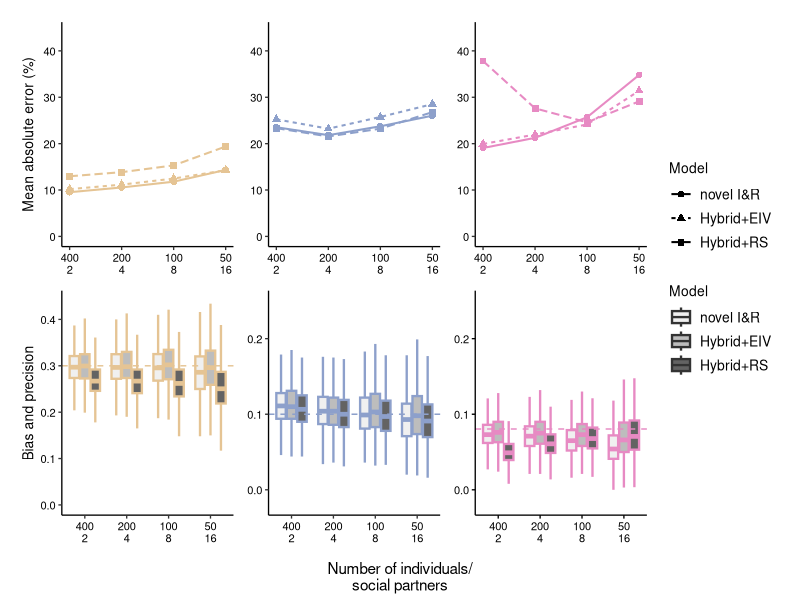

Recreate this plot in R.
library(dplyr)
library(stringr)
library(patchwork)
library(ggplot2)
library(RColorBrewer)
library(forcats)

setwd("~/Social-impact-and-responsiveness/Model_comparison")

df1_800_400_2_1x  <-read.csv("res_800_400_2_1x_M1.csv")
df1_800_200_4_1x  <-read.csv("res_800_200_4_1x_M1.csv")
df1_800_100_8_1x  <-read.csv("res_800_100_8_1x_M1.csv")
df1_800_50_16_1x  <-read.csv("res_800_50_16_1x_M1.csv")

df4_800_400_2_1x  <-read.csv("res_800_400_2_1x_M4.csv")
df4_800_200_4_1x  <-read.csv("res_800_200_4_1x_M4.csv")
df4_800_100_8_1x  <-read.csv("res_800_100_8_1x_M4.csv")
df4_800_50_16_1x  <-read.csv("res_800_50_16_1x_M4.csv")

df5_800_400_2_1x  <-read.csv("res_800_400_2_1x_M5.csv")
df5_800_200_4_1x  <-read.csv("res_800_200_4_1x_M5.csv")
df5_800_100_8_1x  <-read.csv("res_800_100_8_1x_M5.csv")
df5_800_50_16_1x  <-read.csv("res_800_50_16_1x_M5.csv")

df <- gdata::combine(
  df1_800_400_2_1x, 
  df1_800_200_4_1x, 
  df1_800_100_8_1x,
  df1_800_50_16_1x,
  
  df4_800_400_2_1x, 
  df4_800_200_4_1x, 
  df4_800_100_8_1x,
  df4_800_50_16_1x,
  
  df5_800_400_2_1x, 
  df5_800_200_4_1x, 
  df5_800_100_8_1x,
  df5_800_50_16_1x
)

# Means
Mpsi     = 0.3    # interaction coefficient psi

# Variances
Valpha   = 0.2    # variance direct effect (mean behaviour)
Vepsilon = 0.01   # variance social partner effect (residual impact)
Vx       = 1      # variance social partner phenotype (impact covariate)

# Correlations between variance components
r_alpha_epsilon  =  0       # part of Cov int-phi
r_alpha_x        =  0.6     # part of Cov int-phi 

Vphi <- Mpsi^2 * Vx + Vepsilon
Cov_alpha.phi <- r_alpha_epsilon*(sqrt(Valpha*Vepsilon))+ Mpsi*r_alpha_x*(sqrt(Valpha*Vx))

df$RBias <- NA
df$RBias <- ifelse(df$Parameter=="psi", (df$V3-Mpsi)/Mpsi, df$RBias)
df$RBias <- ifelse(df$Parameter=="Sigma2_phi", ((df$V3-Vphi)/Vphi),df$RBias)
df$RBias <- ifelse(df$Parameter=="cov_int_phi", ((df$V3-Cov_alpha.phi)/Cov_alpha.phi),df$RBias)

df <- rename(df, Q=source)
df$Q <- gsub('df','',df$Q)
df$Q <- as.factor(df$Q)
df[c('Model','N','ind','n_per_ind','repeats')] <- str_split_fixed(df$Q, '_', 5)
df <- df %>%  mutate(ind = fct_relevel(ind, "400","200","100","50"))

# MAE graph
df1<-na.omit(df)
summary <- df1 %>% group_by(Model,N,ind,n_per_ind,repeats,Parameter) %>%
  summarise(MAE = mean(abs(RBias)))

summary1 <- filter(summary, Parameter == "psi")
summary2 <- filter(summary, Parameter == "Sigma2_phi" )
summary3 <- filter(summary, Parameter == "cov_int_phi")

summary1$ind <- as.numeric(as.factor(summary1$ind))

p1<-ggplot(summary1,(aes(x=ind, y=MAE*100, col=Parameter, group=Model))) +
  geom_point(aes(shape=Model), size=2)+
  geom_line(aes(y=MAE*100,linetype=Model), size=0.7) +
  scale_x_continuous(name="Number of individuals/\nsocial partners", breaks=(1:4),labels=c("400\n2","200\n4","100\n8","50\n16"))+
  scale_y_continuous(name="Mean absolute error (%)", breaks = c(0,10,20,30,40), limits= c(0,44)) +
  scale_colour_manual(values=c("#E5C494"), labels=c("\U1D713")) +
  
  theme_bw(base_size=10) +
  theme(panel.grid.major = element_blank(),
        panel.grid.minor = element_blank(),
        panel.border = element_blank(),
        axis.line = element_line(),
        axis.ticks = element_line(),         
        axis.text = element_text(color="black"),
        axis.title.x=element_blank(),
        legend.position = "none",
        legend.text=element_text(size=14),
        legend.title = element_text())


summary2$ind <- as.numeric(as.factor(summary2$ind))

p2<-ggplot(summary2,(aes(x=ind, y=MAE*100, col=Parameter, group=Model))) +
  geom_point(aes(shape=Model), size=2)+
  geom_line(aes(y=MAE*100,linetype=Model), size=0.7) +
  scale_x_continuous(name="Number of individuals/\nsocial partners", breaks=(1:4),labels=c("400\n2","200\n4","100\n8","50\n16"))+
  scale_y_continuous(name="Mean absolute error (%)", breaks = c(0,10,20,30,40), limits= c(0,44)) +
  scale_colour_manual(values=c("#8DA0CB"), labels=c("\U1D449\U1D719"),
                      guide="none") +
  scale_shape_discrete(labels=c("novel I&R", "Hybrid+EIV", "Hybrid+RS"))+
  scale_linetype_discrete(labels=c("novel I&R", "Hybrid+EIV", "Hybrid+RS"))+
  theme_bw(base_size=10) +
  
  theme(panel.grid.major = element_blank(),
        panel.grid.minor = element_blank(),
        panel.border = element_blank(),
        axis.line = element_line(),
        axis.ticks = element_line(),         
        axis.text = element_text(color="black"),
        axis.title.y=element_blank(),
        axis.title.x=element_blank(),
        legend.position = "right",
        legend.text=element_text(size=10),
        legend.title = element_text())


summary3$ind <- as.numeric(as.factor(summary3$ind))

p3<-ggplot(summary3,(aes(x=ind, y=MAE*100, col=Parameter, group=Model))) +
  geom_point(aes(shape=Model), size=2)+
  geom_line(aes(y=MAE*100,linetype=Model), size=0.7) +
  scale_x_continuous(name="Number of individuals/\nsocial partners", breaks=(1:4),labels=c("400\n2","200\n4","100\n8","50\n16"))+
  scale_y_continuous(name="Mean absolute error (%)", breaks = c(0,10,20,30,40), limits= c(0,44)) +
  scale_colour_manual(values=c("#E78AC3"), labels=c("\U1D436\U1D45C\U1D463\U2768\U1D6FC\U002C\U1D719\U2769")) +
  theme_bw(base_size=10) +
  theme(panel.grid.major = element_blank(),
        panel.grid.minor = element_blank(),
        panel.border = element_blank(),
        axis.line = element_line(),
        axis.ticks = element_line(),         
        axis.text = element_text(color="black"),
        axis.title.y=element_blank(),
        axis.title.x=element_blank(),
        legend.position = "none",
        legend.text=element_text(size=14),
        legend.title = element_text())


## Boxplot ----
df1 <- filter(df, Parameter=="psi")
df1$ind <- as.numeric(as.factor(df1$ind))

plot1<-ggplot(df1,aes(x = ind, y = V3, fill=Model,col= Parameter, group=interaction(Model,ind,Parameter))) + 
  geom_boxplot(size=0.8, outlier.shape = NA) +
  scale_x_continuous(name="Number of individuals/\nsocial partners", breaks=c(1:4),labels=c("400\n2","200\n4","100\n8","50\n16"))+
  scale_y_continuous(name="Bias and precision", breaks = c(0,0.1,0.2,0.3,0.4), limits= c(0,0.44)) +
  geom_hline(aes(yintercept = Mpsi), linetype = 'dashed', col = "#E5C494") +
  scale_colour_manual(values="#E5C494", labels=c("\U1D713")) +
  scale_fill_brewer(palette="Greys") +
  theme_bw(base_size = 10) +
  theme(
    panel.grid.major = element_blank(),
    panel.grid.minor = element_blank(),
    panel.border = element_blank(),
    axis.line = element_line(),
    axis.ticks = element_line(),         
    axis.text = element_text(color="black"),
    axis.title.x=element_blank(),
    legend.position = "none",
    legend.text=element_text(size=14),
    legend.title = element_text())


df2 <- filter(df, Parameter == "Sigma2_phi")
df2$ind <- as.numeric(as.factor(df2$ind))

plot2<-ggplot(df2,aes(x = ind, y = V3, fill=Model,col= Parameter, group=interaction(Model,ind,Parameter))) + 
  geom_boxplot(size=0.8, outlier.shape = NA) +
  scale_x_continuous(name="Number of individuals/\nsocial partners", breaks=c(1:4),labels=c("400\n2","200\n4","100\n8","50\n16"))+
  scale_y_continuous(name="Bias and precision", breaks = c(0,0.1,0.2), limits= c(-0.02,0.25)) +
  geom_hline(aes(yintercept = Vphi), linetype = 'dashed', col = "#8da0cb") +
  scale_colour_manual(values=c("#8DA0CB"), labels=c("\U1D449\U1D719"),
                      guide="none") +
  scale_fill_brewer(palette = "Greys", guide="none") +
  theme_bw(base_size = 10) +
  theme(
    panel.grid.major = element_blank(),
    panel.grid.minor = element_blank(),
    panel.border = element_blank(),
    axis.line = element_line(),
    axis.ticks = element_line(),         
    axis.text = element_text(color="black"),
    axis.title.x=element_blank(),
    axis.title.y=element_blank(),
    legend.position = "right",
    legend.text=element_text(size=14),
    legend.title = element_text())


df3 <- filter(df, Parameter == "cov_int_phi")
df3$ind <- as.numeric(as.factor(df3$ind))

plot3<-ggplot(df3,aes(x = ind, y = V3, col= Parameter,fill=Model, group=interaction(Model,ind,Parameter))) + 
  geom_boxplot(size=0.8, outlier.shape = NA) +
  scale_x_continuous(name="Number of individuals/\nsocial partners", breaks=c(1:4),labels=c("400\n2","200\n4","100\n8","50\n16"))+
  scale_y_continuous(name="Bias and precision", breaks = c(0,0.1,0.2), limits= c(-0.02,0.25)) +
  geom_hline(aes(yintercept = Cov_alpha.phi), linetype = 'dashed', col =  "#E78AC3") +
  labs(y = "Bias and precision", x = "Sample size") +
  scale_colour_manual(values=c("#E78AC3"), labels=c("\U1D436\U1D45C\U1D463\U2768\U1D6FC\U002C\U1D719\U2769"),
                      guide="none") +
  scale_fill_brewer(palette = "Greys", labels=c("novel I&R", "Hybrid+EIV", "Hybrid+RS")) +
  theme_bw(base_size = 10)+
  theme(
    panel.grid.major = element_blank(),
    panel.grid.minor = element_blank(),
    panel.border = element_blank(),
    axis.line = element_line(),
    axis.ticks = element_line(color="black"),
    axis.text = element_text(color="black"),
    axis.title.x=element_blank(),
    axis.title.y=element_blank(),
    legend.position = "right",
    legend.text=element_text(size=10),
    legend.title = element_text())


patch1 <- (p1+p2+p3+plot1 + plot2+plot3) + plot_layout(guides = 'collect')
wrap_elements(panel = patch1) + 
  labs(tag = "Number of individuals/\nsocial partners") +
  theme(
    plot.tag = element_text(size = rel(1)),
    plot.tag.position = "bottom"
  ) 
